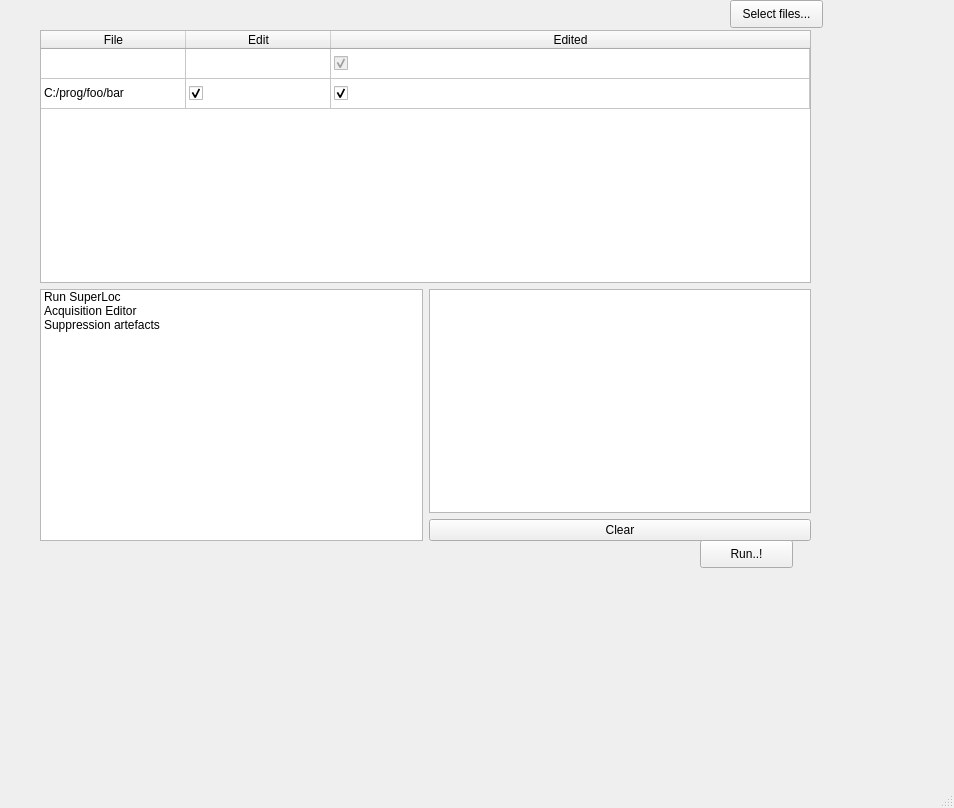
<?xml version="1.0" encoding="UTF-8"?>
<ui version="4.0">
 <class>MainWindow</class>
 <widget class="QMainWindow" name="MainWindow">
  <property name="geometry">
   <rect>
    <x>0</x>
    <y>0</y>
    <width>954</width>
    <height>808</height>
   </rect>
  </property>
  <property name="windowTitle">
   <string>MainWindow</string>
  </property>
  <widget class="QWidget" name="centralwidget">
   <property name="sizePolicy">
    <sizepolicy hsizetype="Maximum" vsizetype="Maximum">
     <horstretch>0</horstretch>
     <verstretch>0</verstretch>
    </sizepolicy>
   </property>
   <widget class="QWidget" name="verticalLayoutWidget">
    <property name="geometry">
     <rect>
      <x>40</x>
      <y>30</y>
      <width>771</width>
      <height>511</height>
     </rect>
    </property>
    <layout class="QVBoxLayout" name="verticalLayout" stretch="0,0">
     <property name="sizeConstraint">
      <enum>QLayout::SetMaximumSize</enum>
     </property>
     <item>
      <widget class="QTableWidget" name="fileTableList">
       <property name="rowCount">
        <number>2</number>
       </property>
       <property name="columnCount">
        <number>3</number>
       </property>
       <attribute name="horizontalHeaderVisible">
        <bool>true</bool>
       </attribute>
       <attribute name="horizontalHeaderCascadingSectionResizes">
        <bool>true</bool>
       </attribute>
       <attribute name="horizontalHeaderDefaultSectionSize">
        <number>145</number>
       </attribute>
       <attribute name="horizontalHeaderMinimumSectionSize">
        <number>40</number>
       </attribute>
       <attribute name="horizontalHeaderShowSortIndicator" stdset="0">
        <bool>true</bool>
       </attribute>
       <attribute name="horizontalHeaderStretchLastSection">
        <bool>true</bool>
       </attribute>
       <attribute name="verticalHeaderVisible">
        <bool>false</bool>
       </attribute>
       <attribute name="verticalHeaderCascadingSectionResizes">
        <bool>false</bool>
       </attribute>
       <row>
        <property name="text">
         <string>Nouvelle ligne</string>
        </property>
       </row>
       <row/>
       <column>
        <property name="text">
         <string>File</string>
        </property>
       </column>
       <column>
        <property name="text">
         <string>Edit</string>
        </property>
       </column>
       <column>
        <property name="text">
         <string>Edited</string>
        </property>
       </column>
       <item row="0" column="0">
        <property name="text">
         <string/>
        </property>
        <property name="textAlignment">
         <set>AlignCenter</set>
        </property>
        <property name="flags">
         <set>ItemIsSelectable|ItemIsEditable|ItemIsDragEnabled|ItemIsUserCheckable|ItemIsEnabled</set>
        </property>
       </item>
       <item row="0" column="1">
        <property name="text">
         <string/>
        </property>
        <property name="textAlignment">
         <set>AlignCenter</set>
        </property>
        <property name="checkState">
         <enum>Unchecked</enum>
        </property>
        <property name="flags">
         <set>ItemIsSelectable|ItemIsEditable|ItemIsDragEnabled|ItemIsUserCheckable</set>
        </property>
       </item>
       <item row="0" column="2">
        <property name="text">
         <string/>
        </property>
        <property name="whatsThis">
         <string/>
        </property>
        <property name="textAlignment">
         <set>AlignCenter</set>
        </property>
        <property name="checkState">
         <enum>Checked</enum>
        </property>
        <property name="flags">
         <set>ItemIsSelectable|ItemIsEditable|ItemIsDragEnabled|ItemIsUserCheckable</set>
        </property>
       </item>
       <item row="1" column="0">
        <property name="text">
         <string>C:/prog/foo/bar</string>
        </property>
       </item>
       <item row="1" column="1">
        <property name="text">
         <string/>
        </property>
        <property name="checkState">
         <enum>Checked</enum>
        </property>
       </item>
       <item row="1" column="2">
        <property name="text">
         <string/>
        </property>
        <property name="checkState">
         <enum>Checked</enum>
        </property>
       </item>
      </widget>
     </item>
     <item>
      <layout class="QHBoxLayout" name="horizontalLayout_2">
       <property name="sizeConstraint">
        <enum>QLayout::SetMaximumSize</enum>
       </property>
       <item>
        <widget class="QListWidget" name="listWidget">
         <property name="sizePolicy">
          <sizepolicy hsizetype="Expanding" vsizetype="Expanding">
           <horstretch>0</horstretch>
           <verstretch>0</verstretch>
          </sizepolicy>
         </property>
         <property name="dragEnabled">
          <bool>true</bool>
         </property>
         <property name="dragDropOverwriteMode">
          <bool>true</bool>
         </property>
         <property name="dragDropMode">
          <enum>QAbstractItemView::DragOnly</enum>
         </property>
         <item>
          <property name="text">
           <string>Run SuperLoc</string>
          </property>
         </item>
         <item>
          <property name="text">
           <string>Acquisition Editor</string>
          </property>
         </item>
         <item>
          <property name="text">
           <string>Suppression artefacts</string>
          </property>
         </item>
        </widget>
       </item>
       <item>
        <layout class="QVBoxLayout" name="verticalLayout_2">
         <property name="sizeConstraint">
          <enum>QLayout::SetNoConstraint</enum>
         </property>
         <item>
          <widget class="QTreeView" name="treeView">
           <property name="enabled">
            <bool>true</bool>
           </property>
           <property name="sizePolicy">
            <sizepolicy hsizetype="Expanding" vsizetype="Expanding">
             <horstretch>0</horstretch>
             <verstretch>0</verstretch>
            </sizepolicy>
           </property>
           <property name="mouseTracking">
            <bool>true</bool>
           </property>
           <property name="autoFillBackground">
            <bool>true</bool>
           </property>
           <property name="dragEnabled">
            <bool>true</bool>
           </property>
           <property name="dragDropOverwriteMode">
            <bool>true</bool>
           </property>
           <property name="dragDropMode">
            <enum>QAbstractItemView::DropOnly</enum>
           </property>
           <property name="defaultDropAction">
            <enum>Qt::CopyAction</enum>
           </property>
           <property name="alternatingRowColors">
            <bool>true</bool>
           </property>
           <property name="selectionBehavior">
            <enum>QAbstractItemView::SelectRows</enum>
           </property>
          </widget>
         </item>
         <item>
          <widget class="QPushButton" name="pushButton_2">
           <property name="text">
            <string>Clear</string>
           </property>
          </widget>
         </item>
        </layout>
       </item>
      </layout>
     </item>
    </layout>
   </widget>
   <widget class="QPushButton" name="SelectFileRoot">
    <property name="geometry">
     <rect>
      <x>730</x>
      <y>0</y>
      <width>93</width>
      <height>28</height>
     </rect>
    </property>
    <property name="text">
     <string>Select files...</string>
    </property>
   </widget>
   <widget class="QPushButton" name="pushButton">
    <property name="geometry">
     <rect>
      <x>700</x>
      <y>540</y>
      <width>93</width>
      <height>28</height>
     </rect>
    </property>
    <property name="text">
     <string>Run..!</string>
    </property>
   </widget>
  </widget>
  <widget class="QMenuBar" name="menubar">
   <property name="geometry">
    <rect>
     <x>0</x>
     <y>0</y>
     <width>954</width>
     <height>26</height>
    </rect>
   </property>
  </widget>
  <widget class="QStatusBar" name="statusbar"/>
 </widget>
 <resources/>
 <connections/>
</ui>
